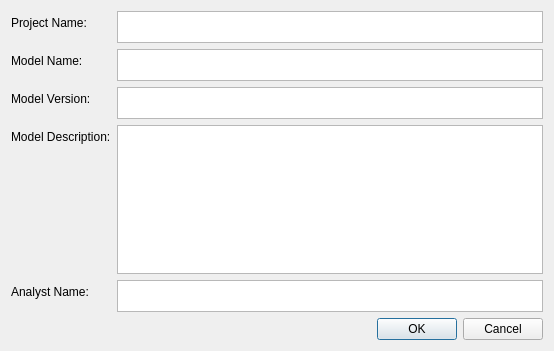
<?xml version="1.0" encoding="UTF-8"?>
<ui version="4.0">
 <class>DialogModelInformation</class>
 <widget class="QDialog" name="DialogModelInformation">
  <property name="windowModality">
   <enum>Qt::WindowModal</enum>
  </property>
  <property name="geometry">
   <rect>
    <x>0</x>
    <y>0</y>
    <width>554</width>
    <height>351</height>
   </rect>
  </property>
  <property name="windowTitle">
   <string>Model Information</string>
  </property>
  <layout class="QVBoxLayout" name="verticalLayout">
   <item>
    <layout class="QFormLayout" name="formLayout_2">
     <item row="0" column="0">
      <widget class="QLabel" name="label">
       <property name="text">
        <string>Project Name:</string>
       </property>
       <property name="buddy">
        <cstring>plainTextProjectName</cstring>
       </property>
      </widget>
     </item>
     <item row="0" column="1">
      <widget class="QPlainTextEdit" name="plainTextProjectName">
       <property name="sizePolicy">
        <sizepolicy hsizetype="Expanding" vsizetype="Preferred">
         <horstretch>0</horstretch>
         <verstretch>0</verstretch>
        </sizepolicy>
       </property>
       <property name="maximumSize">
        <size>
         <width>16777215</width>
         <height>32</height>
        </size>
       </property>
      </widget>
     </item>
     <item row="1" column="0">
      <widget class="QLabel" name="label_2">
       <property name="text">
        <string>Model Name:</string>
       </property>
       <property name="buddy">
        <cstring>plainTextModelName</cstring>
       </property>
      </widget>
     </item>
     <item row="1" column="1">
      <widget class="QPlainTextEdit" name="plainTextModelName">
       <property name="sizePolicy">
        <sizepolicy hsizetype="Expanding" vsizetype="Preferred">
         <horstretch>0</horstretch>
         <verstretch>0</verstretch>
        </sizepolicy>
       </property>
       <property name="maximumSize">
        <size>
         <width>16777215</width>
         <height>32</height>
        </size>
       </property>
      </widget>
     </item>
     <item row="3" column="0">
      <widget class="QLabel" name="label_3">
       <property name="text">
        <string>Model Description:</string>
       </property>
       <property name="buddy">
        <cstring>plainTextModelDescription</cstring>
       </property>
      </widget>
     </item>
     <item row="3" column="1">
      <widget class="QPlainTextEdit" name="plainTextModelDescription"/>
     </item>
     <item row="4" column="0">
      <widget class="QLabel" name="label_4">
       <property name="text">
        <string>Analyst Name:</string>
       </property>
       <property name="buddy">
        <cstring>plainTextAnalystName</cstring>
       </property>
      </widget>
     </item>
     <item row="4" column="1">
      <widget class="QPlainTextEdit" name="plainTextAnalystName">
       <property name="sizePolicy">
        <sizepolicy hsizetype="Expanding" vsizetype="Preferred">
         <horstretch>0</horstretch>
         <verstretch>0</verstretch>
        </sizepolicy>
       </property>
       <property name="maximumSize">
        <size>
         <width>16777215</width>
         <height>32</height>
        </size>
       </property>
      </widget>
     </item>
     <item row="2" column="1">
      <widget class="QPlainTextEdit" name="plainTextModelVersion">
       <property name="sizePolicy">
        <sizepolicy hsizetype="Expanding" vsizetype="Preferred">
         <horstretch>0</horstretch>
         <verstretch>0</verstretch>
        </sizepolicy>
       </property>
       <property name="maximumSize">
        <size>
         <width>16777215</width>
         <height>32</height>
        </size>
       </property>
      </widget>
     </item>
     <item row="2" column="0">
      <widget class="QLabel" name="label_5">
       <property name="text">
        <string>Model Version:</string>
       </property>
       <property name="buddy">
        <cstring>plainTextModelVersion</cstring>
       </property>
      </widget>
     </item>
    </layout>
   </item>
   <item>
    <widget class="QDialogButtonBox" name="buttonBox">
     <property name="orientation">
      <enum>Qt::Horizontal</enum>
     </property>
     <property name="standardButtons">
      <set>QDialogButtonBox::Cancel|QDialogButtonBox::Ok</set>
     </property>
    </widget>
   </item>
  </layout>
 </widget>
 <tabstops>
  <tabstop>plainTextProjectName</tabstop>
  <tabstop>plainTextModelName</tabstop>
  <tabstop>plainTextModelVersion</tabstop>
  <tabstop>plainTextModelDescription</tabstop>
  <tabstop>plainTextAnalystName</tabstop>
 </tabstops>
 <resources/>
 <connections>
  <connection>
   <sender>buttonBox</sender>
   <signal>accepted()</signal>
   <receiver>DialogModelInformation</receiver>
   <slot>accept()</slot>
   <hints>
    <hint type="sourcelabel">
     <x>228</x>
     <y>330</y>
    </hint>
    <hint type="destinationlabel">
     <x>157</x>
     <y>274</y>
    </hint>
   </hints>
  </connection>
  <connection>
   <sender>buttonBox</sender>
   <signal>rejected()</signal>
   <receiver>DialogModelInformation</receiver>
   <slot>reject()</slot>
   <hints>
    <hint type="sourcelabel">
     <x>296</x>
     <y>336</y>
    </hint>
    <hint type="destinationlabel">
     <x>286</x>
     <y>274</y>
    </hint>
   </hints>
  </connection>
 </connections>
</ui>
